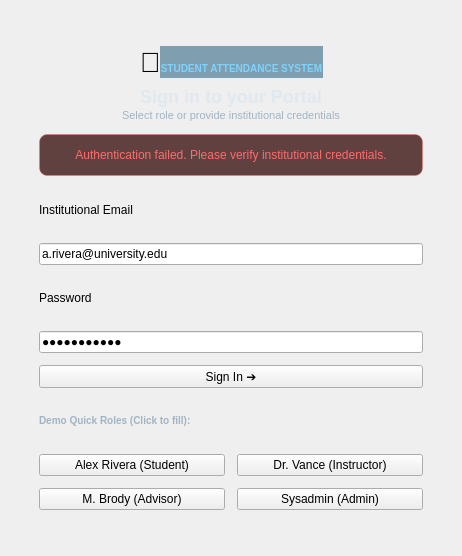
        <widget class="QWidget" name="page_login">
         <layout class="QVBoxLayout" name="loginVLayout">
          <item>
           <spacer name="loginTopSpacer">
            <property name="orientation">
             <enum>Qt::Vertical</enum>
            </property>
           </spacer>
          </item>
          <item alignment="Qt::AlignCenter">
           <widget class="QFrame" name="frame_login_card">
            <property name="minimumSize">
             <size>
              <width>440</width>
              <height>520</height>
             </size>
            </property>
            <property name="maximumSize">
             <size>
              <width>440</width>
              <height>560</height>
             </size>
            </property>
            <layout class="QVBoxLayout" name="loginCardLayout">
             <property name="spacing">
              <number>12</number>
             </property>
             <property name="margin">
              <number>28</number>
             </property>
             <item alignment="Qt::AlignCenter">
              <widget class="QLabel" name="lbl_login_logo">
               <property name="text">
                <string>&lt;html&gt;&lt;head/&gt;&lt;body align=&quot;center&quot;&gt;&lt;div style=&quot;font-size:28px;&quot;&gt;🔷&lt;/div&gt;&lt;span style=&quot;background:rgba(14,77,110,0.5); color:#7dd3fc; padding:3px 10px; border-radius:10px; font-size:10px; font-weight:bold;&quot;&gt;STUDENT ATTENDANCE SYSTEM&lt;/span&gt;&lt;h2 style=&quot;margin:8px 0 2px 0; color:#e0e8f0;&quot;&gt;Sign in to your Portal&lt;/h2&gt;&lt;span style=&quot;font-size:11px; color:#a0b4c4;&quot;&gt;Select role or provide institutional credentials&lt;/span&gt;&lt;/body&gt;&lt;/html&gt;</string>
               </property>
               <property name="alignment">
                <set>Qt::AlignCenter</set>
               </property>
              </widget>
             </item>
             <item>
              <widget class="QLabel" name="lbl_login_error">
               <property name="text">
                <string>Authentication failed. Please verify institutional credentials.</string>
               </property>
               <property name="visible">
                <bool>false</bool>
               </property>
               <property name="styleSheet">
                <string>background-color: rgba(61, 20, 20, 0.8); color: #ff6b6b; border: 1px solid rgba(255, 107, 107, 0.4); border-radius: 8px; padding: 8px;</string>
               </property>
               <property name="alignment">
                <set>Qt::AlignCenter</set>
               </property>
              </widget>
             </item>
             <item>
              <widget class="QLabel" name="lbl_caption_email">
               <property name="text">
                <string>Institutional Email</string>
               </property>
              </widget>
             </item>
             <item>
              <widget class="QLineEdit" name="txt_email">
               <property name="text">
                <string>a.rivera@university.edu</string>
               </property>
               <property name="placeholderText">
                <string>user@university.edu</string>
               </property>
              </widget>
             </item>
             <item>
              <widget class="QLabel" name="lbl_caption_password">
               <property name="text">
                <string>Password</string>
               </property>
              </widget>
             </item>
             <item>
              <widget class="QLineEdit" name="txt_password">
               <property name="text">
                <string>password123</string>
               </property>
               <property name="echoMode">
                <enum>QLineEdit::Password</enum>
               </property>
               <property name="placeholderText">
                <string>••••••••••••</string>
               </property>
              </widget>
             </item>
             <item>
              <widget class="QPushButton" name="btn_login">
               <property name="text">
                <string>Sign In ➔</string>
               </property>
              </widget>
             </item>
             <!-- Quick demo role switchers in login card -->
             <item>
              <widget class="QLabel" name="lbl_demo_caption">
               <property name="text">
                <string>&lt;span style=&quot;font-size:10px; font-weight:bold; color:#a0b4c4; text-transform:uppercase;&quot;&gt;Demo Quick Roles (Click to fill):&lt;/span&gt;</string>
               </property>
              </widget>
             </item>
             <item>
              <layout class="QGridLayout" name="demoRolesGrid">
               <item row="0" column="0">
                <widget class="QPushButton" name="btn_quick_student">
                 <property name="text">
                  <string>Alex Rivera (Student)</string>
                 </property>
                </widget>
               </item>
               <item row="0" column="1">
                <widget class="QPushButton" name="btn_quick_instructor">
                 <property name="text">
                  <string>Dr. Vance (Instructor)</string>
                 </property>
                </widget>
               </item>
               <item row="1" column="0">
                <widget class="QPushButton" name="btn_quick_advisor">
                 <property name="text">
                  <string>M. Brody (Advisor)</string>
                 </property>
                </widget>
               </item>
               <item row="1" column="1">
                <widget class="QPushButton" name="btn_quick_admin">
                 <property name="text">
                  <string>Sysadmin (Admin)</string>
                 </property>
                </widget>
               </item>
              </layout>
             </item>
            </layout>
           </widget>
          </item>
          <item>
           <spacer name="loginBottomSpacer">
            <property name="orientation">
             <enum>Qt::Vertical</enum>
            </property>
           </spacer>
          </item>
         </layout>
        </widget>
